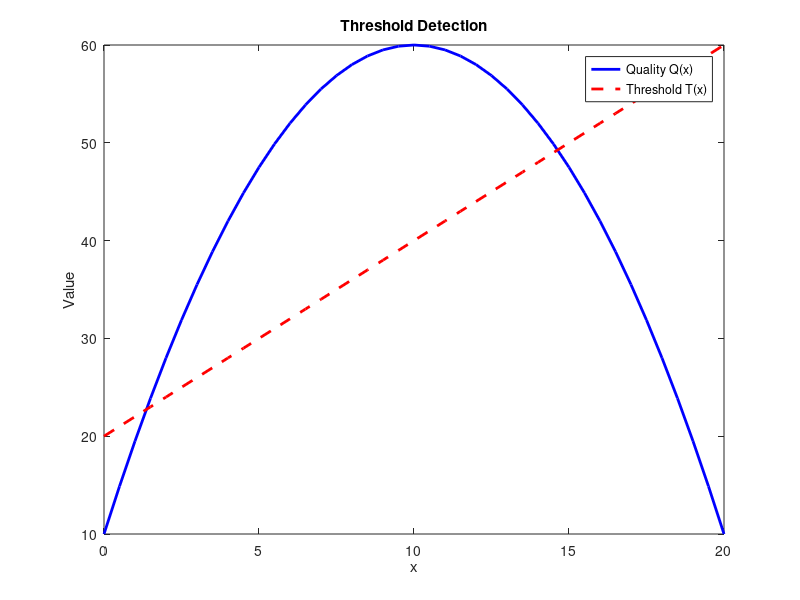

Source code (MATLAB):
% Written by Ben Champagne 3/31/2026

%% Project 11: Inspection Threshold Detection

clc; % clears command window
clear; % removes all variables from workspace
close all; % closes all open figure windows

%% Define models
x = 0:0.5:20; % creates vector of x values from 0 to 20 in steps of 0.5

Q = -0.5*(x - 10).^2 + 60; % computes quadratic quality model centered at x=10 with peak value 60
T = 2*x + 20; % computes linear threshold model increasing with slope 2 and intercept 20

%% Plot
figure; % creates a new figure window
plot(x, Q, 'b', 'LineWidth', 2); % plots quality model as a blue line
hold on; % keeps current plot so next plot overlays
plot(x, T, 'r--', 'LineWidth', 2); % plots threshold model as a dashed red line
legend('Quality Q(x)', 'Threshold T(x)'); % labels plotted lines
title('Threshold Detection'); % sets title of the plot
xlabel('x'); % labels x-axis
ylabel('Value'); % labels y-axis

%% Find pass condition
pass = Q >= T; % creates logical array where true indicates quality meets or exceeds threshold

%% Output intervals
pass_x = x(pass); % extracts x values where pass condition is true

fprintf('Pass occurs approximately in these x ranges:\n'); % prints header message
disp(pass_x); % displays x values where system passes
